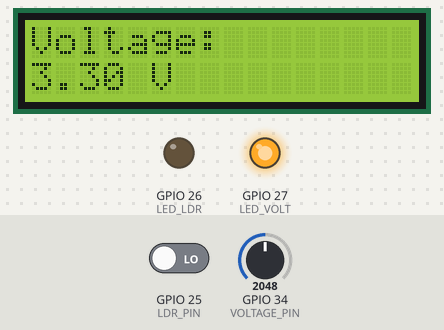
A sketch run on a simulated ESP32. On the bench: 16×2 character LCD, output pins drawn as LEDs (lit = HIGH). Dashed ring = blinking. The test bench sets the inputs (shaded band); at power-on: GPIO 25 (LDR_PIN) LOW, GPIO 34 (VOLTAGE_PIN) = 2048 (analog values on the 0–4095 scale). WiFi joins after 1.5 s; servers stay silent unless stated; what the sketch prints to the serial monitor is not drawn.

Above: at 4.7 s.
4.8 s: GPIO 25 (LDR_PIN) driven HIGH
At 5.5 s:
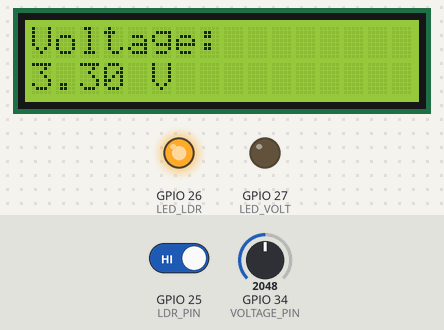
7.8 s: GPIO 34 (VOLTAGE_PIN) set to 34
At 8.58 s:
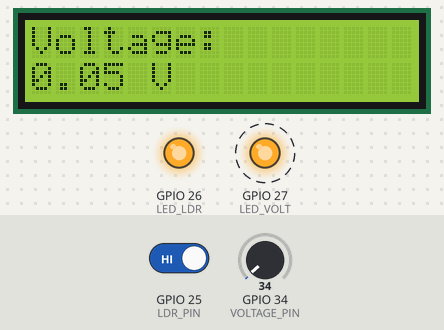
9.8 s: GPIO 34 (VOLTAGE_PIN) set to 29
At 9.8 s:
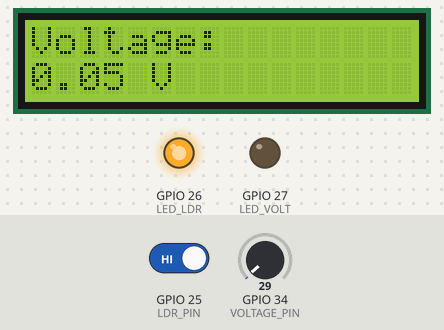
11.3 s: GPIO 34 (VOLTAGE_PIN) set to 90
At 11.56 s:
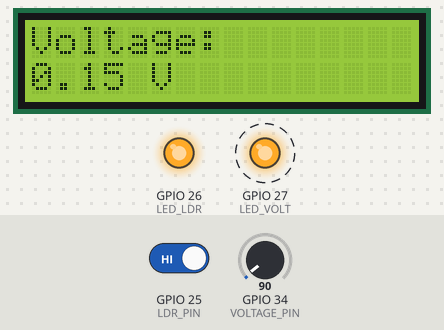
Timing chart, 0 to 14.2 s (numbered marks = the images above; inputs shaded):
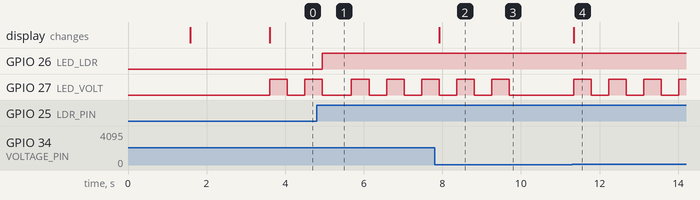

The sketch:

code.ino
```cpp
#include <WiFi.h>
#include <WiFiClientSecure.h>
#include <UniversalTelegramBot.h>
#include <LiquidCrystal_I2C.h>

// WiFi credentials
const char* ssid = "HI";
const char* password = "00000000";

// Telegram credentials
#define BOT_TOKEN "8786612082:AAHKV_wKKqC-4QD2l2mu-ThMU_fKxWF5qYA"
#define CHAT_ID "6286745482"

WiFiClientSecure client;
UniversalTelegramBot bot(BOT_TOKEN, client);

// LCD setup
LiquidCrystal_I2C lcd(0x27, 16, 2);

// Pin definitions
#define VOLTAGE_PIN 34
#define LDR_PIN 25
#define LED_LDR 26
#define LED_VOLT 27

// Variables
float voltage = 0.0;
unsigned long lastTelegramTime = 0;
unsigned long previousMillisLED = 0;
const int ledBlinkInterval = 400;  // Blink interval in ms

void setup() {
  Serial.begin(115200);

  pinMode(LDR_PIN, INPUT);
  pinMode(LED_LDR, OUTPUT);
  pinMode(LED_VOLT, OUTPUT);

  lcd.begin();
  lcd.backlight();

  // Improve ADC accuracy for low voltages
  analogSetAttenuation(ADC_11db);       // 0-3.3V full range
  analogReadResolution(12);             // 12-bit ADC (0-4095)

  WiFi.begin(ssid, password);
  Serial.print("Connecting to WiFi");

  while (WiFi.status() != WL_CONNECTED) {
    delay(500);
    Serial.print(".");
  }

  Serial.println("Connected to WiFi");
  client.setInsecure();

  lcd.setCursor(0, 0);
  lcd.print("System Ready");
  delay(2000);
  lcd.clear();
}

void loop() {

  // ---------------- Voltage Reading ----------------
  int total = 0;
  for (int i = 0; i < 50; i++) {   // Average 50 samples for stability
    total += analogRead(VOLTAGE_PIN);
  }
  int sensorValue = total / 50;

  // Adjust factor based on your voltage sensor module
  voltage = (sensorValue / 4095.0) * 3.3 * 2;

  Serial.print("Raw: ");
  Serial.print(sensorValue);
  Serial.print("  Voltage: ");
  Serial.println(voltage);

  // ---------------- LCD Display ----------------
  lcd.setCursor(0, 0);
  lcd.print("Voltage:");
  lcd.setCursor(0, 1);
  lcd.print(voltage, 2);   // show 2 decimals
  lcd.print(" V   ");

  // ---------------- Voltage LED Blink ----------------
  unsigned long currentMillis = millis();
  if (voltage > 0.05) {   // detect low voltage threshold
    if (currentMillis - previousMillisLED >= ledBlinkInterval) {
      previousMillisLED = currentMillis;
      digitalWrite(LED_VOLT, !digitalRead(LED_VOLT)); // toggle
    }
  } else {
    digitalWrite(LED_VOLT, LOW);
  }

  // ---------------- LDR Logic ----------------
  int ldrState = digitalRead(LDR_PIN);
  digitalWrite(LED_LDR, ldrState == HIGH ? HIGH : LOW);

  // ---------------- Telegram Update ----------------
  if (currentMillis - lastTelegramTime > 5000) { // every 5 sec

    String message = "Status Update:\n";
    message += "Voltage: " + String(voltage, 2) + " V\n";
    message += "LDR: " + String(ldrState == LOW ? "Dark" : "Light") + "\n";
    message += "LED: " + String(digitalRead(LED_LDR) ? "ON" : "OFF");

    bot.sendMessage(CHAT_ID, message, "");
    lastTelegramTime = currentMillis;
  }

  delay(200);  // Small delay for loop stability
}
```

Measured:
- the behaviour switches between 32 and 31 on GPIO 34 (VOLTAGE_PIN) (found by bisection; images 2 and 3)
- after the input at 4.8 s, GPIO 26 (LED_LDR): LOW → HIGH after 0.14 s
- after the input at 7.8 s, the display: changes after 0.12 s (image 2)
- after the input at 9.8 s, GPIO 27 (LED_VOLT): stays LOW (without the input it goes to HIGH after 0.35 s)
- after the input at 11.3 s, GPIO 27 (LED_VOLT): alternates HIGH for 0.45 s and LOW for 0.45 s, starting at once; the display: changes at once (image 4)
- by itself, GPIO 27 (LED_VOLT): repeats every 0.89 s: HIGH 0.45 s, LOW 0.45 s
